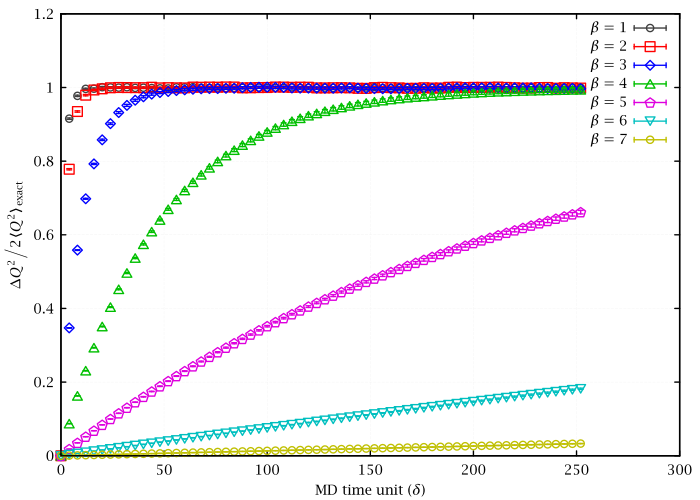

gnuplot code for this plot:
set lmargin 9
set grid lc rgb '#f0f0f0'
set xlabel 'MD time unit ($\delta$)'
set ylabel '$\Delta Q^2 \Big/ 2\langle Q^2\rangle_{\text{exact}}$'
v='128'
pf(b)="<sed -n '/^beta: ".b."$/,/^beta: /{/^BEGIN dQ2$/,/^END dQ2$/{/dQ2/d;p;};}' ../../u1_2d/stats/s_hmc_l".v."_params_dq2_post_train"
nm(b)=2*real(v)*real(v)*real(system("awk '$1==".b."{print $2}' ../../u1_2d/exact_topo_sus_infv.output"))
nm1=nm("1")
nm2=nm("2")
nm3=nm("3")
nm4=nm("4")
nm5=nm("5")
nm6=nm("6")
nm7=nm("7")
plot\
	pf("1") u ($1*4):($2/nm1):($4/nm1) w e t '$\beta=1$',\
	pf("2") u ($1*4):($2/nm2):($4/nm2) w e t '$\beta=2$',\
	pf("3") u ($1*4):($2/nm3):($4/nm3) w e t '$\beta=3$',\
	pf("4") u ($1*4):($2/nm4):($4/nm4) w e t '$\beta=4$',\
	pf("5") u ($1*4):($2/nm5):($4/nm5) w e t '$\beta=5$',\
	pf("6") u ($1*4):($2/nm6):($4/nm6) w e t '$\beta=6$',\
	pf("7") u ($1*4):($2/nm7):($4/nm7) w e t '$\beta=7$'
